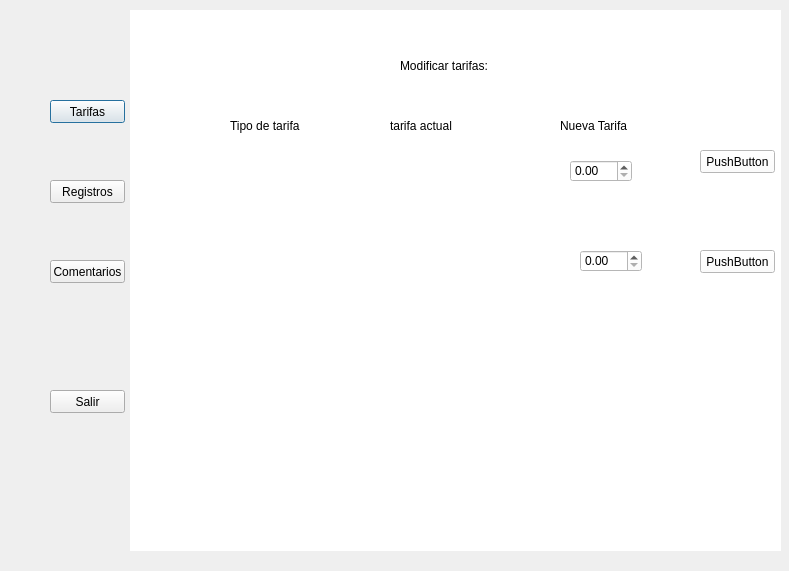
<?xml version="1.0" encoding="UTF-8"?>
<ui version="4.0">
 <class>Administrador</class>
 <widget class="QDialog" name="Administrador">
  <property name="geometry">
   <rect>
    <x>0</x>
    <y>0</y>
    <width>789</width>
    <height>571</height>
   </rect>
  </property>
  <property name="windowTitle">
   <string>Dialog</string>
  </property>
  <widget class="QPushButton" name="btnTaridas">
   <property name="geometry">
    <rect>
     <x>50</x>
     <y>100</y>
     <width>75</width>
     <height>23</height>
    </rect>
   </property>
   <property name="text">
    <string>Tarifas</string>
   </property>
  </widget>
  <widget class="QPushButton" name="btnRegistros">
   <property name="geometry">
    <rect>
     <x>50</x>
     <y>180</y>
     <width>75</width>
     <height>23</height>
    </rect>
   </property>
   <property name="text">
    <string>Registros</string>
   </property>
  </widget>
  <widget class="QPushButton" name="btnComentarios">
   <property name="geometry">
    <rect>
     <x>50</x>
     <y>260</y>
     <width>75</width>
     <height>23</height>
    </rect>
   </property>
   <property name="text">
    <string>Comentarios</string>
   </property>
  </widget>
  <widget class="QStackedWidget" name="stackedWidget">
   <property name="geometry">
    <rect>
     <x>130</x>
     <y>10</y>
     <width>651</width>
     <height>541</height>
    </rect>
   </property>
   <property name="styleSheet">
    <string notr="true">background-color: white;</string>
   </property>
   <property name="currentIndex">
    <number>0</number>
   </property>
   <widget class="QWidget" name="Tafifas">
    <widget class="QLabel" name="label_2">
     <property name="geometry">
      <rect>
       <x>270</x>
       <y>40</y>
       <width>101</width>
       <height>31</height>
      </rect>
     </property>
     <property name="text">
      <string>Modificar tarifas:</string>
     </property>
    </widget>
    <widget class="QLabel" name="label_3">
     <property name="geometry">
      <rect>
       <x>260</x>
       <y>100</y>
       <width>101</width>
       <height>31</height>
      </rect>
     </property>
     <property name="text">
      <string>tarifa actual</string>
     </property>
    </widget>
    <widget class="QLabel" name="label_4">
     <property name="geometry">
      <rect>
       <x>100</x>
       <y>100</y>
       <width>81</width>
       <height>31</height>
      </rect>
     </property>
     <property name="text">
      <string>Tipo de tarifa</string>
     </property>
    </widget>
    <widget class="QLabel" name="label_6">
     <property name="geometry">
      <rect>
       <x>430</x>
       <y>100</y>
       <width>91</width>
       <height>31</height>
      </rect>
     </property>
     <property name="text">
      <string>Nueva Tarifa</string>
     </property>
    </widget>
    <widget class="QLabel" name="TipoTarifa1">
     <property name="geometry">
      <rect>
       <x>90</x>
       <y>160</y>
       <width>111</width>
       <height>31</height>
      </rect>
     </property>
     <property name="text">
      <string/>
     </property>
    </widget>
    <widget class="QLabel" name="TarifaActual1">
     <property name="geometry">
      <rect>
       <x>260</x>
       <y>160</y>
       <width>91</width>
       <height>31</height>
      </rect>
     </property>
     <property name="text">
      <string/>
     </property>
    </widget>
    <widget class="QPushButton" name="Acualizar1">
     <property name="geometry">
      <rect>
       <x>570</x>
       <y>140</y>
       <width>75</width>
       <height>23</height>
      </rect>
     </property>
     <property name="text">
      <string>PushButton</string>
     </property>
    </widget>
    <widget class="QLabel" name="TipoTarifa2">
     <property name="geometry">
      <rect>
       <x>100</x>
       <y>240</y>
       <width>81</width>
       <height>31</height>
      </rect>
     </property>
     <property name="text">
      <string/>
     </property>
    </widget>
    <widget class="QLabel" name="TarifaActual2">
     <property name="geometry">
      <rect>
       <x>260</x>
       <y>240</y>
       <width>111</width>
       <height>31</height>
      </rect>
     </property>
     <property name="text">
      <string/>
     </property>
    </widget>
    <widget class="QPushButton" name="actualizar2">
     <property name="geometry">
      <rect>
       <x>570</x>
       <y>240</y>
       <width>75</width>
       <height>23</height>
      </rect>
     </property>
     <property name="text">
      <string>PushButton</string>
     </property>
    </widget>
    <widget class="QDoubleSpinBox" name="NuevaTarifa1">
     <property name="geometry">
      <rect>
       <x>440</x>
       <y>150</y>
       <width>62</width>
       <height>22</height>
      </rect>
     </property>
    </widget>
    <widget class="QDoubleSpinBox" name="NuevaTarifa2">
     <property name="geometry">
      <rect>
       <x>450</x>
       <y>240</y>
       <width>62</width>
       <height>22</height>
      </rect>
     </property>
    </widget>
   </widget>
   <widget class="QWidget" name="page_2"/>
   <widget class="QWidget" name="Comentarios">
    <widget class="QLabel" name="label">
     <property name="geometry">
      <rect>
       <x>260</x>
       <y>40</y>
       <width>121</width>
       <height>16</height>
      </rect>
     </property>
     <property name="text">
      <string>Quejas y sugerencias</string>
     </property>
    </widget>
    <widget class="QTableWidget" name="tablacomentarios">
     <property name="geometry">
      <rect>
       <x>10</x>
       <y>70</y>
       <width>621</width>
       <height>421</height>
      </rect>
     </property>
    </widget>
   </widget>
  </widget>
  <widget class="QPushButton" name="btnSalir">
   <property name="geometry">
    <rect>
     <x>50</x>
     <y>390</y>
     <width>75</width>
     <height>23</height>
    </rect>
   </property>
   <property name="text">
    <string>Salir</string>
   </property>
  </widget>
 </widget>
 <resources/>
 <connections/>
</ui>
